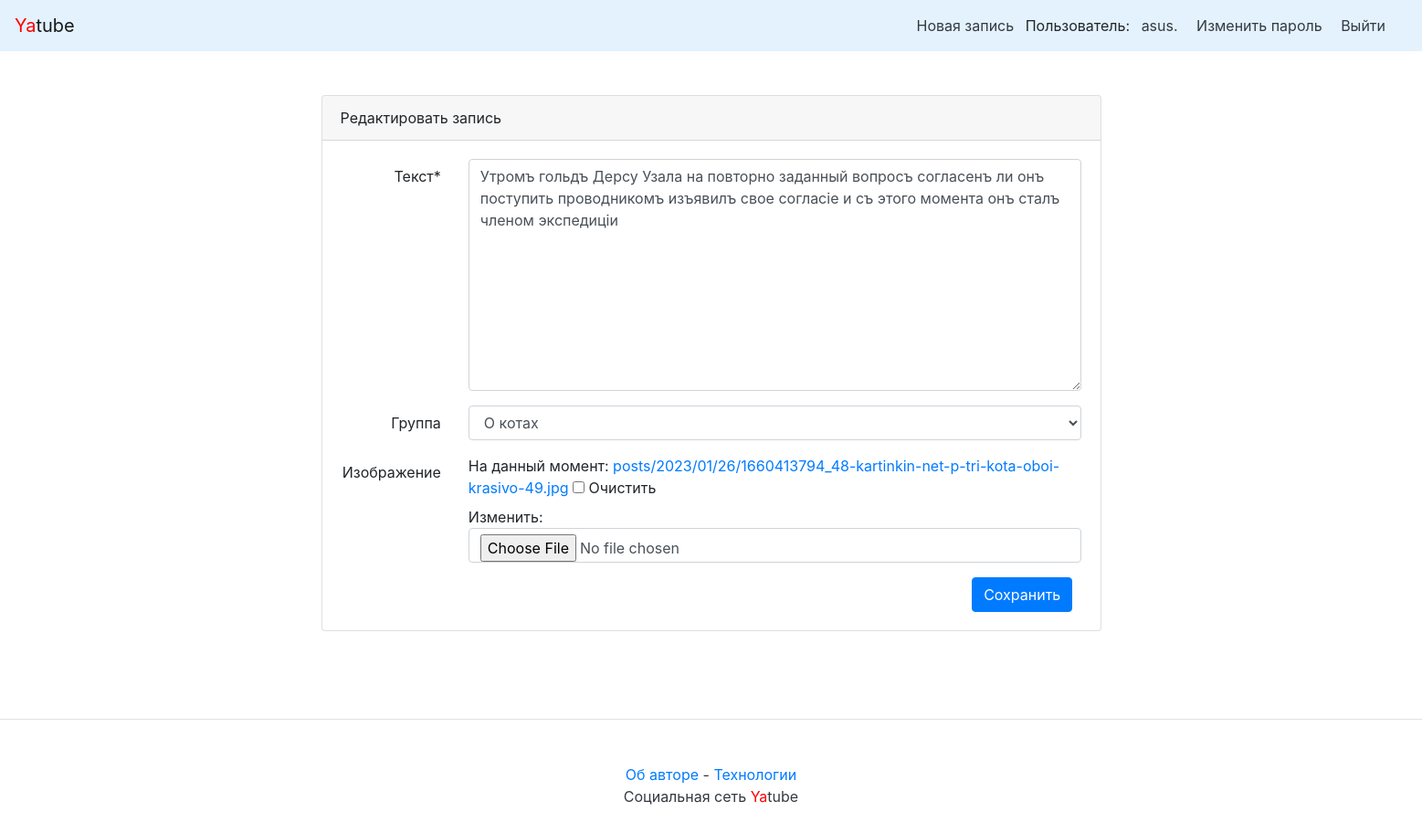
Screenshot of /asus/45/edit/ (signed in) with the database file from the repository.
### posts/models.py (models this page shows, shortened)
class Post(models.Model):
    objects = None
    text = models.TextField(verbose_name='Текст')
    pub_date = models.DateTimeField("date published", auto_now_add=True)
    author = models.ForeignKey(
        User,
        on_delete=models.CASCADE,
        related_name="posts",
        verbose_name='Автор'
    )
    group = models.ForeignKey(
        'Group',
        on_delete=models.CASCADE,
        related_name="posts", blank=True,
        null=True,
        verbose_name='Группа'
    )
    image = models.ImageField(
        upload_to='posts/%Y/%m/%d/',
        blank=True,
        null=True,
        verbose_name='Изображение'
    )
    class Meta:
        ordering = ['-pub_date']
        verbose_name = 'Пост'
        verbose_name_plural = 'Посты'

### posts/views.py (the view)
# urls.py: path('<str:username>/<int:post_id>/edit/', views.post_edit, name='post_edit'),
@login_required
def post_edit(request, username, post_id):
    author = get_object_or_404(User, username=username)
    post = get_object_or_404(Post, author=author, pk=post_id)
    if request.method == 'GET':
        if request.user != post.author:
            return redirect('post', username=username, post_id=post.id)
    form = PostForm(request.POST or None, files=request.FILES or None, instance=post)
    if request.method == 'POST':
        if form.is_valid():
            form.save()
            return redirect('post', username=request.user.username, post_id=post.id)
    return render(request, 'new_post.html', {'form': form, 'post': post})

### posts/forms.py
class PostForm(forms.ModelForm):
    class Meta:
        model = Post
        fields = ("text", "group", 'image')

### posts/context_processors.py (called while the page is built)
def year(request):
    years = datetime.now().year
    return {'year': years}

### posts/models.py (called while the page is built)
    def __str__(self):
        return self.title

### users/templatetags/user_filters.py (called while the page is built)
@register.filter
def addclass(field, css):
        return field.as_widget(attrs={"class": css})

### templates/new_post.html (shortened to what this page needs)
{% extends "base.html" %}
{% block content %}
{% load user_filters %}
<div class="row justify-content-center">
    <div class="col-md-10 p-5">
        <div class="card">
            <div class="card-header">{% if not post %} Добавить запись {% else %} Редактировать запись {% endif %}</div>
            <div class="card-body">
                <form method="post" enctype="multipart/form-data" action={% if post %}"{% url 'post_edit' username=post.author.username post_id=post.id %}"{% else %}"{% url 'new_post' %}"{% endif %}>
                    {% for field in form %}
                        <div class="form-group row" aria-required={% if field.field.required %}"true"{% else %}"false"{% endif %}>
                                <label for="{{ field.id_for_label }}" class="col-md-2 col-form-label text-md-right">{{ field.label }}{% if field.field.required %}<span class="required">*</span>{% endif %}</label>
                                <div class="col-md-10">
                                    {{ field|addclass:"form-control" }}
                                </div>
                        </div>
                    {% endfor %}
                    <div class="col-md-10 offset-md-10">
                            <button type="submit" class="btn btn-primary">
                                {% if not post %} Добавить {% else %} Сохранить {% endif %}
                            </button>
                    </div>
                </form>
            </div>
        </div>
    </div>
</div>
{% endblock %}

### templates/base.html (shortened to what this page needs)
<!doctype html>
<html>
    <head>
        {% load static %}
        <link rel="stylesheet" href="{% static 'bootstrap/dist/css/bootstrap.min.css' %}">
    </head>
    <body>
        {% include 'nav.html' %}
        <main>
            <div class="container">
                {% block content %}{% endblock content %}
            </div>
        </main>
        {% include 'footer.html' %}
    </body>
</html>

### templates/nav.html
<nav class="navbar navbar-light" style="background-color: #e3f2fd;">
    <a class="navbar-brand" href="/"><span style="color:red">Ya</span>tube</a>
    <nav class="my-2 my-md-0 mr-md-3">
        {% if user.is_authenticated %}
            <a class="p-2 text-dark" href="{% url 'new_post' %}">Новая запись</a>
            Пользователь: <a class="p-2 text-dark" href="{% url 'profile' user.username %}">{{ user.username }}.</a>
            <a class="p-2 text-dark" href="{% url 'password_change' %}">Изменить пароль</a>
            <a class="p-2 text-dark" href="{% url 'logout' %}">Выйти</a>
        {% else %}
            <a class="p-2 text-dark" href="{% url 'login' %}">Войти</a> |
            <a class="p-2 text-dark" href="{% url 'signup' %}">Регистрация</a>
        {% endif %}
    </nav>
</nav>

### templates/footer.html
<footer class="pt-4 my-md-5 pt-md-5 border-top">
        <p class="m-0 text-dark text-center "><a href="/about-author/">Об авторе</a> - <a href="/about-spec/">Технологии</a></p>
        <p class="m-0 text-dark text-center ">Социальная сеть <span style="color:red">Ya</span>tube</p>
</footer>

### rows the page displays
Post: form "Утромъ гольдъ Дерсу Узала на повторно заданный вопросъ согласенъ ли онъ поступить проводникомъ изъявилъ свое согласіе и съ этого момента онъ сталъ членом экспедиціи" "О котах"

### other values shown
{{ user.username }} "asus"
{{ field.label }} "Текст" "Группа" "Изображение"
